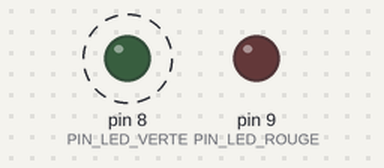
The sketch below on a simulated Arduino Uno, built with avr-gcc and run on an emulated ATmega328P. On the bench: output pins drawn as LEDs (lit = HIGH). Dashed ring = blinking. Random numbers use the default seed unless the sketch sets one; what the sketch prints to the serial monitor is not drawn.

Above: at 0.5 s.
Timing chart, 0 to 5.8 s (numbered marks = the images above):
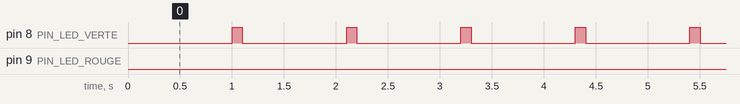

Measured:
- by itself, pin 8 (PIN_LED_VERTE): alternates HIGH for 0.10 s and LOW for 1.0 s, 10 changes in all, then stays LOW
- by itself, pin 9 (PIN_LED_ROUGE): LOW → HIGH at 6.5 s, → LOW 2.1 s later, → HIGH 0.50 s later, → LOW 2.0 s later, … (99 changes in this stretch)

The sketch:

watchdog_materiel.ino
```cpp
#define PIN_LED_VERTE 8
#define PIN_LED_ROUGE 9
#define MAX_LATENCY_MS 5

void setup() {
    Serial.begin(9600);
    pinMode(PIN_LED_VERTE, OUTPUT);
    pinMode(PIN_LED_ROUGE, OUTPUT);

    digitalWrite(PIN_LED_VERTE, LOW);
    digitalWrite(PIN_LED_ROUGE, LOW);
    randomSeed(analogRead(0));

    Serial.println("=== WATCHDOG MATERIEL EN LIGNE ===");
}

void loop() {
    Serial.print("Calcul en cours... ");
    int temps_calcul = random(1, 8);
    delay(1000);

    if (temps_calcul > MAX_LATENCY_MS) {
        Serial.print("🔴 ERREUR CRITIQUE : ");
        Serial.print(temps_calcul);
        Serial.println(" ms");
        Serial.println("🛑 WATCHDOG DECLENCHE : Verrouillage du systeme.");

        digitalWrite(PIN_LED_VERTE, LOW);

        // Heartbeat de securite : prouve que le CPU contrôle son crash
        while(true) {
            digitalWrite(PIN_LED_ROUGE, HIGH);
            Serial.println("[SYSTEM LOCKED] - En attente de reset physique...");
            delay(2000);
            digitalWrite(PIN_LED_ROUGE, LOW);
            delay(500);
        }

    } else {
        Serial.print("Termine en ");
        Serial.print(temps_calcul);
        Serial.println(" ms. (OK)");

        digitalWrite(PIN_LED_VERTE, HIGH);
        delay(100);
        digitalWrite(PIN_LED_VERTE, LOW);
    }
}
```
